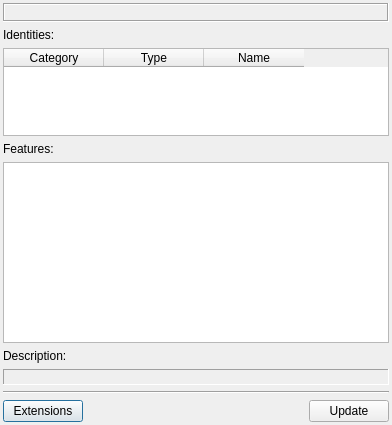
<ui version="4.0" >
 <class>DiscoInfoWindowClass</class>
 <widget class="QDialog" name="DiscoInfoWindowClass" >
  <property name="geometry" >
   <rect>
    <x>0</x>
    <y>0</y>
    <width>392</width>
    <height>425</height>
   </rect>
  </property>
  <layout class="QVBoxLayout" >
   <property name="margin" >
    <number>3</number>
   </property>
   <item>
    <widget class="QLabel" name="lblError" >
     <property name="font" >
      <font>
       <pointsize>10</pointsize>
       <weight>50</weight>
       <bold>false</bold>
       <underline>true</underline>
      </font>
     </property>
     <property name="frameShape" >
      <enum>QFrame::Box</enum>
     </property>
     <property name="frameShadow" >
      <enum>QFrame::Sunken</enum>
     </property>
     <property name="text" >
      <string/>
     </property>
     <property name="alignment" >
      <set>Qt::AlignCenter</set>
     </property>
     <property name="wordWrap" >
      <bool>true</bool>
     </property>
    </widget>
   </item>
   <item>
    <widget class="QLabel" name="lblIdentity" >
     <property name="text" >
      <string>Identities:</string>
     </property>
     <property name="buddy" >
      <cstring>twtIdentity</cstring>
     </property>
    </widget>
   </item>
   <item>
    <widget class="QTableWidget" name="twtIdentity" >
     <property name="sizePolicy" >
      <sizepolicy vsizetype="Preferred" hsizetype="Preferred" >
       <horstretch>0</horstretch>
       <verstretch>0</verstretch>
      </sizepolicy>
     </property>
     <property name="maximumSize" >
      <size>
       <width>16777215</width>
       <height>100</height>
      </size>
     </property>
     <property name="editTriggers" >
      <set>QAbstractItemView::NoEditTriggers</set>
     </property>
     <property name="selectionMode" >
      <enum>QAbstractItemView::NoSelection</enum>
     </property>
     <property name="selectionBehavior" >
      <enum>QAbstractItemView::SelectRows</enum>
     </property>
     <column>
      <property name="text" >
       <string>Category</string>
      </property>
     </column>
     <column>
      <property name="text" >
       <string>Type</string>
      </property>
     </column>
     <column>
      <property name="text" >
       <string>Name</string>
      </property>
     </column>
    </widget>
   </item>
   <item>
    <widget class="QLabel" name="lblFeatures" >
     <property name="text" >
      <string>Features:</string>
     </property>
     <property name="buddy" >
      <cstring>lwtFearures</cstring>
     </property>
    </widget>
   </item>
   <item>
    <widget class="QListWidget" name="lwtFearures" >
     <property name="sizePolicy" >
      <sizepolicy vsizetype="Expanding" hsizetype="Expanding" >
       <horstretch>0</horstretch>
       <verstretch>0</verstretch>
      </sizepolicy>
     </property>
     <property name="selectionMode" >
      <enum>QAbstractItemView::SingleSelection</enum>
     </property>
     <property name="selectionBehavior" >
      <enum>QAbstractItemView::SelectRows</enum>
     </property>
    </widget>
   </item>
   <item>
    <widget class="QLabel" name="lblDescription" >
     <property name="text" >
      <string>Description:</string>
     </property>
    </widget>
   </item>
   <item>
    <widget class="QLabel" name="lblFeatureDesc" >
     <property name="frameShape" >
      <enum>QFrame::Panel</enum>
     </property>
     <property name="frameShadow" >
      <enum>QFrame::Sunken</enum>
     </property>
     <property name="wordWrap" >
      <bool>true</bool>
     </property>
    </widget>
   </item>
   <item>
    <widget class="Line" name="line" >
     <property name="orientation" >
      <enum>Qt::Horizontal</enum>
     </property>
    </widget>
   </item>
   <item>
    <layout class="QHBoxLayout" >
     <item>
      <widget class="QPushButton" name="pbtExtensions" >
       <property name="text" >
        <string>Extensions</string>
       </property>
      </widget>
     </item>
     <item>
      <spacer>
       <property name="orientation" >
        <enum>Qt::Horizontal</enum>
       </property>
       <property name="sizeHint" stdset="0" >
        <size>
         <width>91</width>
         <height>20</height>
        </size>
       </property>
      </spacer>
     </item>
     <item>
      <widget class="QPushButton" name="pbtUpdate" >
       <property name="text" >
        <string>Update</string>
       </property>
      </widget>
     </item>
    </layout>
   </item>
  </layout>
 </widget>
 <layoutdefault spacing="6" margin="11" />
 <resources/>
 <connections/>
</ui>
